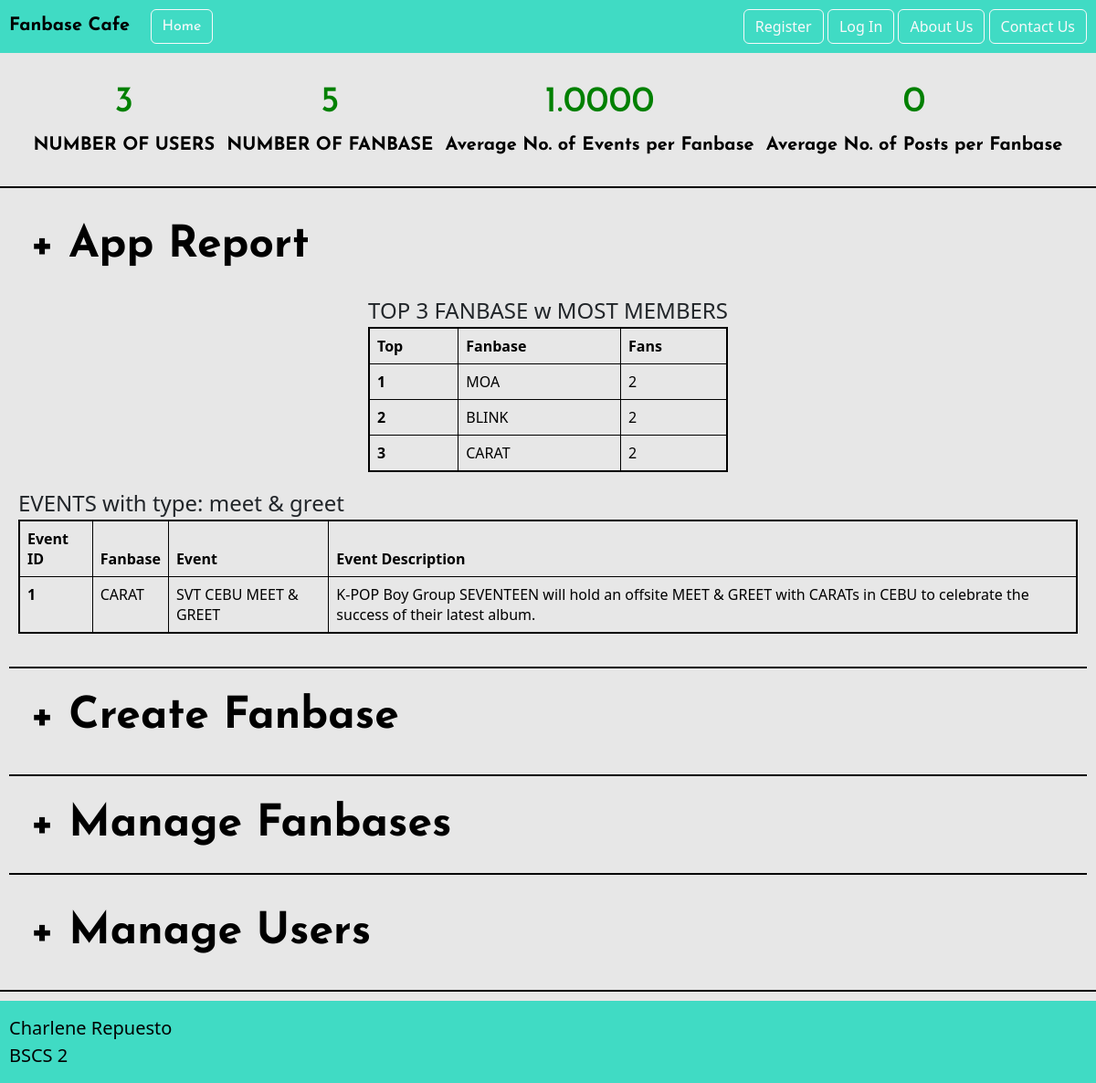
The page /manageApp.php on the database as committed earlier.
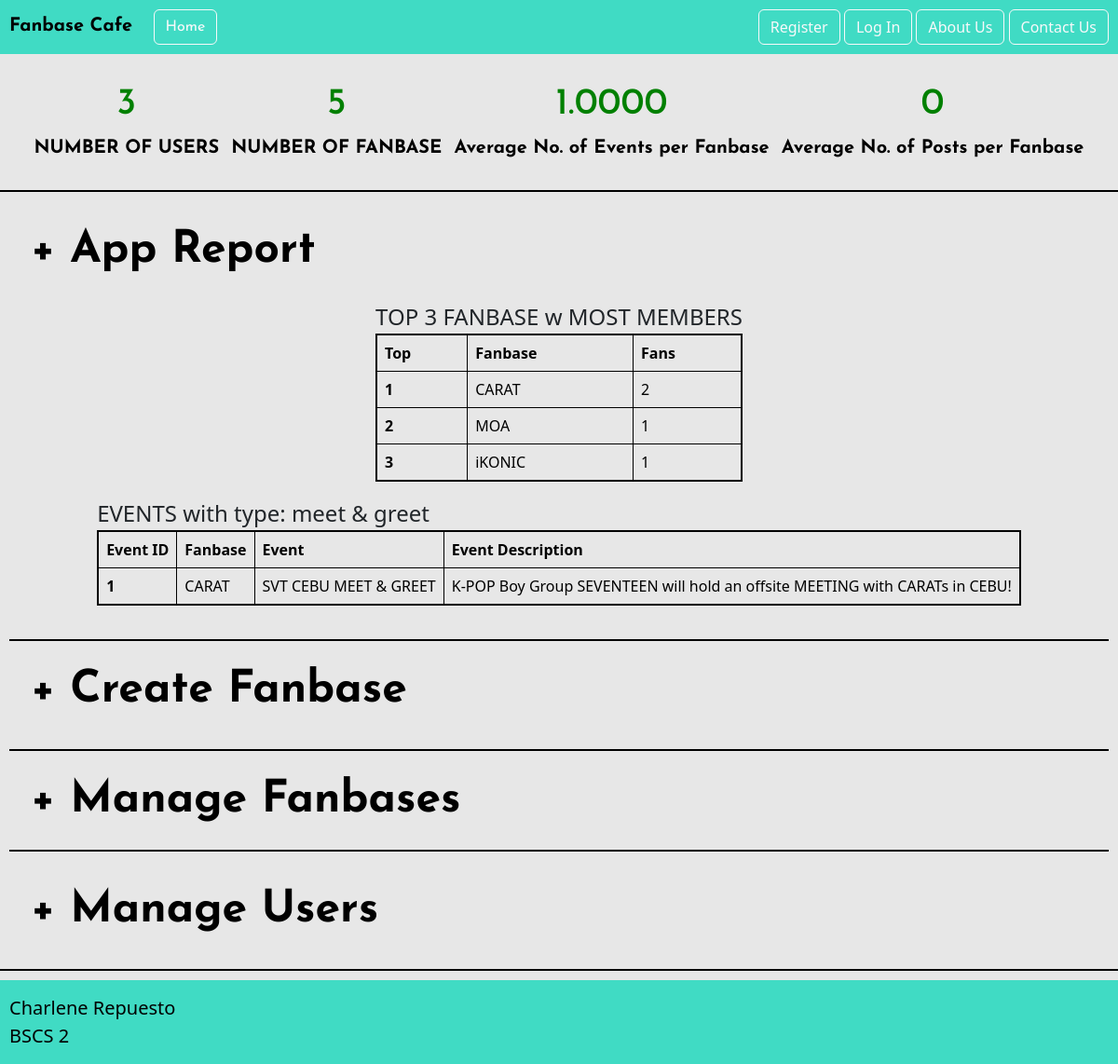
The same page on the database as committed later.
### tables this page shows
CREATE TABLE `tblevent` (
  `event_id` int(6) NOT NULL,
  `account_id` int(6) NOT NULL,
  `fanbase_id` int(6) NOT NULL,
  `event_name` varchar(48) NOT NULL,
  `event_type` varchar(30) NOT NULL,
  `event_date` date NOT NULL,
  `event_time` time(6) NOT NULL,
  `event_location` varchar(100) NOT NULL,
  `event_description` varchar(750) NOT NULL,
  `isDeleted` int(1) NOT NULL DEFAULT 0
);

CREATE TABLE `tblfanbase` (
  `fanbase_id` int(11) NOT NULL,
  `fanbase_name` varchar(30) NOT NULL,
  `fanbase_artist` varchar(30) NOT NULL,
  `date_created` date NOT NULL,
  `fanbase_description` varchar(500) NOT NULL,
  `fanbase_photo` varchar(150) NOT NULL,
  `fanbase_logo` varchar(150) NOT NULL,
  `isDeleted` int(1) NOT NULL DEFAULT 0
);

### includes/utilities/getFanbasesTable.php (the view, shortened to what this page needs)
<?php
function getAppReports(){
    global $connection;
    $sqlFanbase = "SELECT fanbase_name, count(acc_fanbase_id) as MemberCount
                   FROM tblfanbase, tbluseraccount_fanbase
                   WHERE tblfanbase.fanbase_id = tbluseraccount_fanbase.fanbase_id
                   GROUP BY tblfanbase.fanbase_id
                   ORDER BY MemberCount DESC";
    $result = mysqli_query($connection, $sqlFanbase);
    $topFanbasesArr = array();
    $fanbaseTopStr = "<div style='display: flex; flex-direction: column; justify-content: center; border: none; font-size:2vw'>
                        TOP 3 FANBASE w MOST MEMBERS
                        <div class='table-responsive-lg'><table class='table table-bordered table-hover manageAppTable'>
                            <thead>
                                <tr>
                                    <th scope='col'>Top</th>
                                    <th scope='col'>Fanbase</th>
                                    <th scope='col'>Fans</th>
                            </thead>
                            <tbody>";
    if ($result){
        while($row = $result->fetch_assoc()){
            $topFanbasesArr[] = $row;
        }
        $topFanbasesArr = array_splice($topFanbasesArr, 0, 3);
        $count = 1;
        foreach($topFanbasesArr as $fanbase){
            $fanbaseTopStr .= '
                <tr>
                    <th scope="row">'.$count.'</td>
                    <td>'.$fanbase['fanbase_name'].'</td>
                    <td>'.$fanbase['MemberCount'].'</td>
                </tr>
            ';
            $count++;
        }
    }
    $fanbaseTopStr .= '</tbody></table></div></div>';
    $sqlEvent = "SELECT event_id, fanbase_name, event_name, event_description
                 FROM tblevent, tblfanbase
                 WHERE tblevent.fanbase_id = tblfanbase.fanbase_id AND event_type = 'MEET & GREET'";
    $result = mysqli_query($connection, $sqlEvent);
    $eventArr = array();
    $eventStr = "<div style='display: flex; flex-direction: column; justify-content: center; border: none; font-size:2vw'>
                    EVENTS with type: meet & greet
                    <div class='table-responsive-lg'><table class='table table-bordered table-hover manageAppTable'>
                        <thead>
                            <tr>
                                <th scope='col'>Event ID</th>
                                <th scope='col'>Fanbase</th>
                                <th scope='col'>Event</th>
                                <th scope='col'>Event Description</th>
                        </thead>
                        <tbody>";
    if ($result){
        while ($row = $result->fetch_assoc()){
            $eventArr[] = $row;
        }
        foreach($eventArr as $event){
            $eventStr .= '
                <tr>
                    <th scope="row">'.$event['event_id'].'</td>
                    <td>'.$event['fanbase_name'].'</td>
                    <td>'.$event['event_name'].'</td>
                    <td>'.$event['event_description'].'</td>
                </tr>
            ';
        }
    }
    $eventStr .= '</tbody></table></div></div>';
    return $fanbaseTopStr.$eventStr;
}

Rows that differ between the two databases and show on the page:
changed tblevent "SVT CEBU MEET & GREET": event_description "K-POP Boy Group SEVENTEEN will hold an offsite MEET & GREET with CARATs in CEBU to celebrate the success of their latest album." → "K-POP Boy Group SEVENTEEN will hold an offsite MEETING with CARATs in CEBU!"
Other text that changed with them:
new list line: "2 MOA 1"
new list line: "3 iKONIC 1"
list line gone: "1 MOA 2"
list line gone: "2 BLINK 2"
